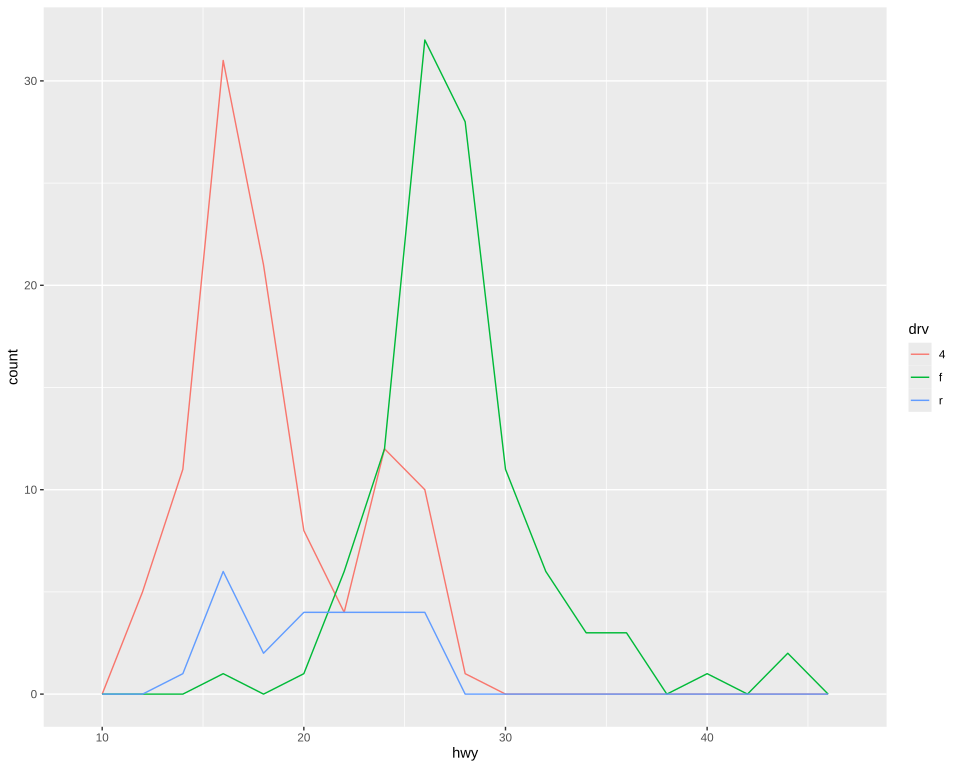

Recreate this plot in R.
# The plot test/golden/freqpoly_colour.svg draws, drawn by ggplot2 itself, as ggplot2's own visual
# tests draw their snapshots: the independent check on that golden whenever it changes. The suite
# never runs this; it needs R, ggplot2 and vdiffr, saved as the Docker image
# giggly-r:ggplot2-4.0.3. From the repository's root:
#
#   docker run --rm -v "$PWD/test/golden":/golden:ro giggly-r:ggplot2-4.0.3 \
#     Rscript /golden/freqpoly_colour.R > freqpoly_colour.ggplot2.svg
#
# and compare the two drawings element by element, as test/golden/point.R describes.
#
# mpg's highway mileages in bins 2 wide, a frequency polygon for each drive train in its colour,
# each padded with a bin of no rows at each end, so the x axis spans the bins' ends.
# First checked with ggplot2 4.0.3 and vdiffr 1.0.9: every element matches, the x axis drawn before
# the y as test/golden/point.R describes, and every clip path.

library(ggplot2)

plot <- ggplot(mpg, aes(hwy, colour = drv)) +
  geom_freqpoly(binwidth = 2) +
  theme_gray()

file <- tempfile(fileext = ".svg")
suppressWarnings(vdiffr::write_svg(plot, file))
cat(readLines(file), sep = "\n")
